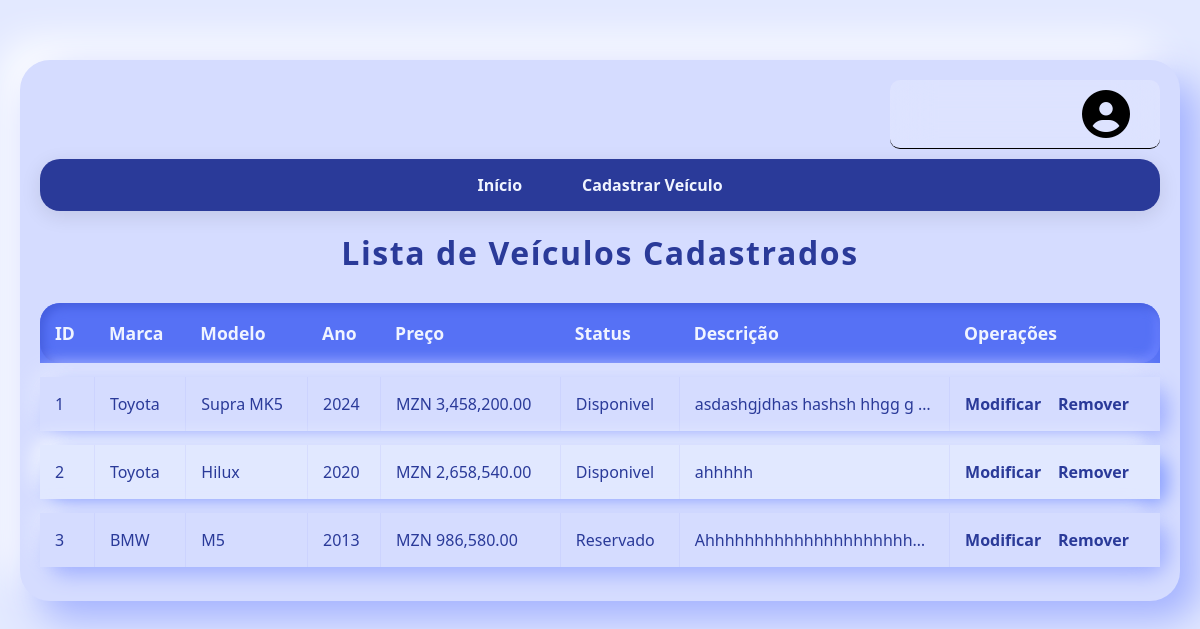
/Veiculos/View/listarVeiculo.php, run on the app's committed database.
### tables this page shows
CREATE TABLE `veiculo` (
  `ID` int(11) NOT NULL AUTO_INCREMENT,
  `marca` varchar(30) NOT NULL,
  `modelo` varchar(50) NOT NULL,
  `ano` int(11) DEFAULT NULL,
  `preco` decimal(10,2) NOT NULL,
  `status` enum('Disponivel','Vendido','Reservado') NOT NULL DEFAULT 'Disponivel',
  `descricao` text NOT NULL,
  PRIMARY KEY (`ID`)
);

### Veiculos/Controller/controllerVeiculo.php (called while the page is built, shortened)
<?php
    include_once('../Controller/veiculo.php');
    include_once('../Controller/conexao.php');
    function listOfVeiculos() {
        global $conexao;
        $veiculos = array();
        $sql = "SELECT * FROM veiculo";
        $result = mysqli_query($conexao, $sql);
        if ($result) {
            while($rs = mysqli_fetch_assoc($result)) {
                $carro = new Veiculo($rs['ID'], $rs['marca'], $rs['modelo'], $rs['ano'], $rs['preco'], $rs['status'], $rs['descricao']);
                array_push($veiculos, $carro);
            }
        }
        return $veiculos;
    }
?>

### Veiculos/Controller/veiculo.php (called while the page is built, shortened)
<?php
    class Veiculo {
        private $ID;
        private $marca;
        private $modelo;
        private $ano;
        private $preco;
        private $status;
        private $descricao;
        function __construct($ID, $marca, $modelo, $ano, $preco, $status, $descricao) {
            $this->ID = $ID;
            $this->marca = $marca;
            $this->modelo = $modelo;
            $this->ano = $ano;
            $this->preco = $preco;
            $this->status = $status;
            $this->descricao = $descricao;
        }
        function getID() { return $this->ID; }
        function getMarca() { return $this->marca; }
        function getModelo() { return $this->modelo; }
        function getAno() { return $this->ano; }
        function getStatus() { return $this->status; }
        function getDescricao() { return $this->descricao; }
        function getPreco() { return $this->preco; }
    }
?>

### Veiculos/View/listarVeiculo.php (the view, shortened to what this page needs)
<?php
include_once("../Controller/controllerVeiculo.php");
$veiculos = listOfVeiculos();
?>
<!DOCTYPE html>
<html lang="pt">
<head>
     <link rel="stylesheet" href="https://cdnjs.cloudflare.com/ajax/libs/font-awesome/6.7.2/css/all.min.css" />
    <link rel="stylesheet" href="../style/listaDeVeiculos.css">
</head>
<body>
    <div class="container">
            <div class="perfil">
                <i class="fa-solid fa-circle-user"></i>
            </div>
        <header>
            <nav>
                <ul class="nav-links">
                    <li><a href="../../Home/home.php">Início</a></li>
                    <li><a href="../View/cadastroVeiculo.php">Cadastrar Veículo</a></li>
                </ul>
            </nav>
        </header>
        <h1>Lista de Veículos Cadastrados</h1>
        <table>
            <thead>
                <th>ID</th>
                <th>Marca</th>
                <th>Modelo</th>
                <th>Ano</th>
                <th>Preço</th>
                <th>Status</th>
                <th>Descrição</th>
                <th>Operações</th>
            </thead>
            <tbody>
                <?php
                foreach ($veiculos as $carro) {
                    echo "
                            <tr>
                                <td data-label='ID'>{$carro->getID()}</td>
                                <td data-label='Marca'>{$carro->getMarca()}</td>
                                <td data-label='Modelo'>{$carro->getModelo()}</td>
                                <td data-label='Ano'>{$carro->getAno()}</td>
                                <td data-label='Preço'>MZN " . number_format($carro->getPreco(), 2, '.', ',') . "</td>
                                <td data-label='Status'>{$carro->getStatus()}</td>
                                <td data-label='Descrição'>{$carro->getDescricao()}</td>
                                <td data-label='Ações'><a href='../View/updateVeiculo.php?id={$carro->getID()}'>Modificar</a> &nbsp;&nbsp; <a href='../Controller/removeVeiculo.php?id={$carro->getID()}'>Remover</a></td>
                            </tr>
                        ";
                }
                ?>
            </tbody>
        </table>
    </div>
</body>
</html>

### Veiculos/style/listaDeVeiculos.css (style rules this page uses)
* { margin: 0; padding: 0; box-sizing: border-box; font-family: 'Poppins', 'Segoe UI', Tahoma, Geneva, Verdana, sans-serif; -webkit-font-smoothing: antialiased; -moz-osx-font-smoothing: grayscale; }
body { background: #e3e9ff; min-height: 100vh; display: flex; justify-content: center; align-items: flex-start; padding: 20px; }
.container { width: 100%; max-width: 1200px; margin: 40px auto; padding: 20px; background: #d5dcff; border-radius: 30px; box-shadow: 18px 18px 40px #a0afff, -18px -18px 40px #ffffff; color: #2a3a99; overflow-x: auto; }
header { width: 100%; background-color: #2a3a99; padding: 15px 0; margin-bottom: 20px; border-radius: 20px; box-shadow: 0 5px 20px rgba(0, 0, 0, 0.1); }
.nav-links { list-style: none; display: flex; justify-content: center; gap: 30px; }
.nav-links li a { color: #f0f4ff; font-weight: 600; text-decoration: none; font-size: 1rem; position: relative; padding: 10px 15px; transition: all 0.3s ease; border-radius: 8px; }
.nav-links li a::after { content: ''; position: absolute; width: 0; height: 3px; background: #ffffff; bottom: 0; left: 50%; transition: width 0.3s ease, left 0.3s ease; border-radius: 10px; }
h1 { font-weight: 700; color: #2a3a99; margin-bottom: 15px; text-align: center; letter-spacing: 0.05em; }
table { width: 100%; border-collapse: separate; border-spacing: 0 14px; min-width: 800px; }
thead th { padding: 18px 15px; color: #f0f4ff; font-weight: 700; font-size: 1.1rem; text-align: left; }
thead th:first-child { border-top-left-radius: 20px; }
thead th:last-child { border-top-right-radius: 20px; }
tbody tr { background: #d5dcff; box-shadow: 8px 8px 20px #a0afff, -8px -8px 20px #e2e7ff; border-radius: 20px; transition: background-color 0.3s ease, box-shadow 0.3s ease; opacity: 0; animation: fadeInUp 0.5s ease forwards; }
tbody tr:nth-child(even) { background: #e1e8ff; box-shadow: 8px 8px 18px #8ba0ff, -8px -8px 18px #f0f4ff; }
tbody td { padding: 16px 15px; color: #2a3a99; font-size: 1rem; vertical-align: middle; white-space: nowrap; overflow: hidden; text-overflow: ellipsis; }
tbody td[data-label="Descrição"] { max-width: 250px; }
tbody td + td { border-left: 1px solid #a9b0fa33; }
tbody td a { color: #2a3a99; font-weight: 600; text-decoration: none; white-space: nowrap; transition: color 0.3s ease, text-decoration 0.3s ease; }
tbody tr:nth-child(1) { animation-delay: 0.1s; }
tbody tr:nth-child(2) { animation-delay: 0.2s; }
tbody tr:nth-child(3) { animation-delay: 0.3s; }
.perfil { color: black; display: flex; flex-direction: row; align-items: center; margin-left: 850px; padding: 10px; padding-left: 30px; padding-right: 30px; border-radius: 10px; background-color: rgba(255, 255, 255, 0.2); backdrop-filter: blur(20px); border-bottom: 1px solid black; margin-bottom: 10px; display: flex; justify-content: space-between; }
.perfil i { font-size: 3rem; }

### data on the page
veiculo: ID "1", marca "Toyota", modelo "Supra MK5", ano "2024", preco "3,458,200.00", status "Disponivel", descricao "asdashgjdhas hashsh hhgg g…"
veiculo: ID "2", marca "Toyota", modelo "Hilux", ano "2020", preco "2,658,540.00", status "Disponivel", descricao "ahhhhh"
veiculo: ID "3", marca "BMW", modelo "M5", ano "2013", preco "986,580.00", status "Reservado", descricao "Ahhhhhhhhhhhhhhhhhhhhh…"
